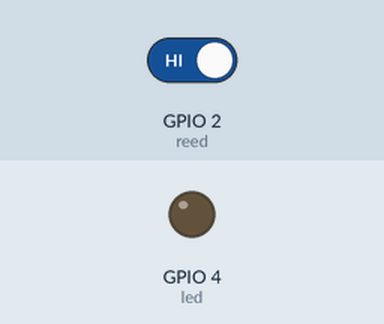
Simulated run of this program. Board: ESP32 board running MicroPython. Shown: output pins drawn as LEDs (lit = HIGH). The test bench sets the inputs (shaded band); at power-on: GPIO 2 (reed) HIGH.

Above: at 1.2 s.
1.3 s: GPIO 2 (reed) driven LOW
At 2.0 s:
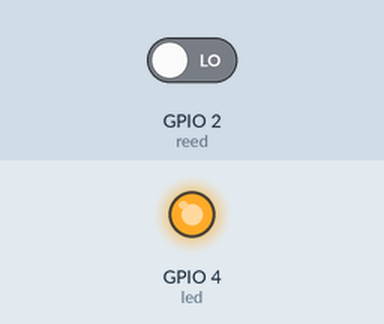
2.8 s: GPIO 2 (reed) driven HIGH
At 3.1 s:
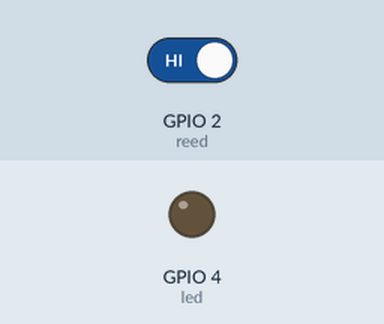
Timing chart, 0 to 5.8 s (numbered marks = the images above; inputs shaded):
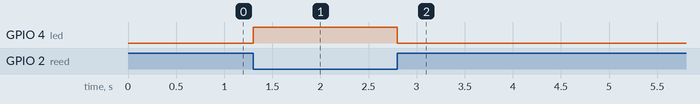

The program:

reedswitch.py
```python
# ReedSwitch sem virkar með segul (virkar eins og takki)
# Passa að beygla ekki ReedSwitch vírana (brotna auðveldlega)
from machine import Pin
from time import sleep_ms

led = Pin(4, Pin.OUT)
reed = Pin(2, Pin.IN, Pin.PULL_UP)

while True:
    if reed.value():      # ef reitur er tómur þá er gildið 1 lesið.
        led.value(0)      # led off
    else:
        led.value(1)      # led on, þegar reitur er snertur.
```

Measured:
- after the input at 1.3 s, GPIO 4 (led): LOW → HIGH at once
- after the input at 2.8 s, GPIO 4 (led): HIGH → LOW at once
